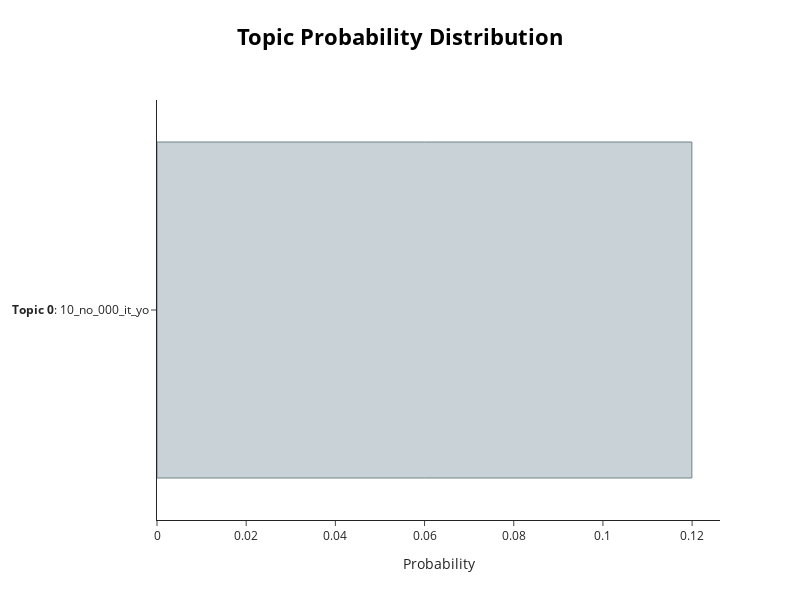

The notebook cell saved with this chart:
### Code cell
# Visualize the topic probabilities for the tuned model
fig_probs_tuned = topic_model_tuned.visualize_distribution(probs_tuned[0])
fig_probs_tuned.show()

### Figure 1 — Plotly figure (JSON) as saved in the notebook; plotly's stock layout.template omitted (floating-point values rounded to 4 significant figures)
{"data": [{"marker": {"color": "#C8D2D7", "line": {"color": "#6E8484", "width": 1}}, "orientation": "h", "type": "bar", "x": [0.1199], "y": ["<b>Topic 0</b>: 10_no_000_it_yo"]}], "layout": {"height": 600, "hoverlabel": {"bgcolor": "white", "font": {"family": "Rockwell", "size": 16}}, "title": {"font": {"color": "Black", "size": 22}, "text": "<b>Topic Probability Distribution</b>", "x": 0.5, "xanchor": "center", "y": 0.95, "yanchor": "top"}, "width": 800, "xaxis": {"title": {"text": "Probability"}}}}
